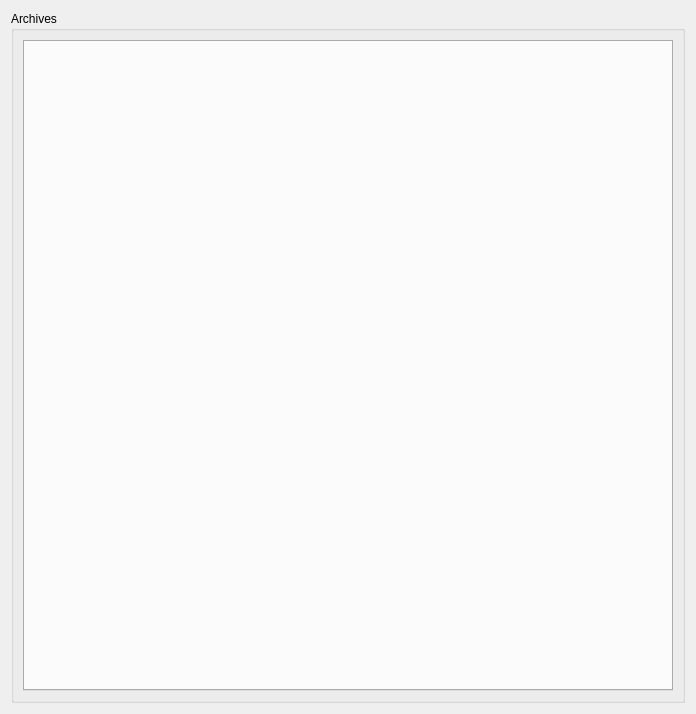
<?xml version="1.0" encoding="UTF-8"?>
<ui version="4.0">
 <class>Archives</class>
 <widget class="QWidget" name="Archives">
  <property name="geometry">
   <rect>
    <x>0</x>
    <y>0</y>
    <width>696</width>
    <height>714</height>
   </rect>
  </property>
  <property name="windowTitle">
   <string>Archives</string>
  </property>
  <property name="windowIcon">
   <iconset resource="resource.qrc">
    <normaloff>:/resource/16x16_ico_png/ico_filetype_archive.png</normaloff>:/resource/16x16_ico_png/ico_filetype_archive.png</iconset>
  </property>
  <layout class="QVBoxLayout" name="verticalLayout_2">
   <item>
    <widget class="QGroupBox" name="groupBox">
     <property name="title">
      <string>Archives</string>
     </property>
     <layout class="QVBoxLayout" name="verticalLayout">
      <item>
       <widget class="QTabWidget" name="tabWidget">
        <property name="tabsClosable">
         <bool>false</bool>
        </property>
        <property name="movable">
         <bool>true</bool>
        </property>
       </widget>
      </item>
     </layout>
    </widget>
   </item>
  </layout>
  <action name="actionRepair">
   <property name="checkable">
    <bool>true</bool>
   </property>
   <property name="icon">
    <iconset resource="resource.qrc">
     <normaloff>:/resource/16x16_ico_png/ico_recovery.png</normaloff>:/resource/16x16_ico_png/ico_recovery.png</iconset>
   </property>
   <property name="text">
    <string>Repair</string>
   </property>
   <property name="toolTip">
    <string>Repair archives automatically</string>
   </property>
  </action>
  <action name="actionUnpack">
   <property name="checkable">
    <bool>true</bool>
   </property>
   <property name="icon">
    <iconset resource="resource.qrc">
     <normaloff>:/resource/16x16_ico_png/ico_extract.png</normaloff>:/resource/16x16_ico_png/ico_extract.png</iconset>
   </property>
   <property name="text">
    <string>Extract </string>
   </property>
   <property name="toolTip">
    <string>Extract archives automatically</string>
   </property>
  </action>
 </widget>
 <resources>
  <include location="resource.qrc"/>
 </resources>
 <connections/>
</ui>
